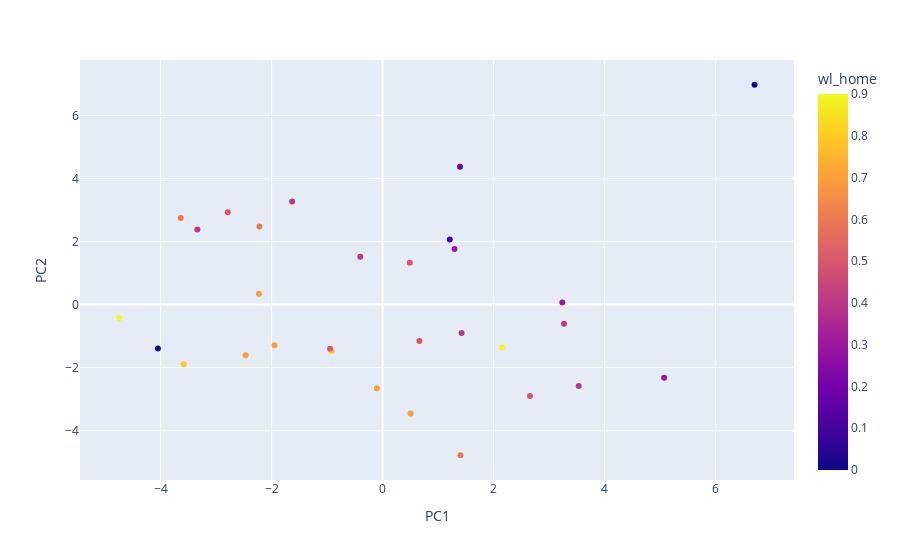
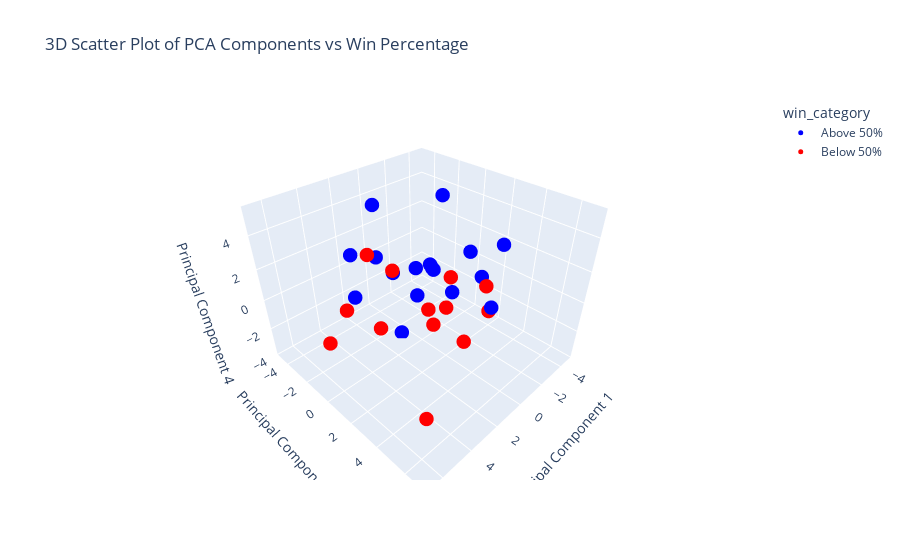

Notebook code for these charts, in order:
### Markdown cell above
Observing the Scree plot give us insight towards the Principal Components that contribute the highest percentage of variance in general. It's important to note that this is general variance, not variance directly pertaining towards the win or loss of the home team. 

Conversely, the printed correlations are tied directly to the win or loss of the home team for each Principal Component. As we can see, the most explanatory principal component is PC1, which is negatively correlated with the win or loss of the home team. Meaning, if there is a high value for PC1 in a given game, that game lends itself to being more likely to having been a loss for the home team. While other factors such as PC2 and PC6 are among the higher correlated PC's with W/L, their correlation contstant is not nearly as dominant as PC1's.

It's important to note, this is data collected after the fact. Since our model is looking to predict the outcome of games, these statistics can't necessarily help us as we have no indication as to how these features will play out in a given game. However, there is some merit into observing the cumulative of these values leading up to each game. If a team is consistently putting up high contributions towards the PC1 feature, for example, we could therefore assume it is less likely they will win their following game.

### Code cell
filtered_df = gameDataframe[gameDataframe['game_date'].dt.year >= 2023]
# print(filtered_df)
filtered_df['wl_home'] = filtered_df['wl_home'].map({'W': 1, 'L': 0})
filtered_df = filtered_df.reset_index(drop=True)
filtered_df = filtered_df.sort_values(by='game_date')
# hometeam_df = filtered_df.groupby('team_name_home')


mean_last_10_games = (
    filtered_df.groupby('team_name_home')
    .apply(lambda x: x.tail(10).select_dtypes(include='number').mean())  # Get the mean of the last 10 games per team
    .drop(columns=['season_id','team_id_home','game_id'])
    .reset_index(drop = True)
    # .drop(columns=['wl_home'])  # Optional: Drop 'wl_home' if it's not needed in the result
)

# print(mean_last_10_games)
correlations = mean_last_10_games.corr()['wl_home'].sort_values(ascending=False)
# print(correlations)
# remainingFeatures = correlations[correlations > .15].index #indexes of all features with a correlations above 15 percent towards the win or loss of a home team
# print(remainingFeatures)

scaler = StandardScaler()
reducedData = mean_last_10_games.drop(columns=['wl_home'])
reducedData = reducedData.dropna()
scaledData = scaler.fit_transform(reducedData)
pca = PCA()
pcaData = pca.fit_transform(scaledData)

percentVar = np.round(pca.explained_variance_ratio_[:12]*100,decimals= 1)
labels = ['PC' + str(x) for x in range(1,13)]
plt.bar(x = range(1,13),height=percentVar,tick_label = labels)
plt.ylabel('Percentage of Explained Variance')
plt.xlabel('Principal Component')
plt.title('Scree Plot')

pca_df = pd.DataFrame(pcaData, columns=[f'PC{i+1}' for i in range(pcaData.shape[1])]) #top 10 principal components account for ~90% variance 
pca_df['wl_home'] = mean_last_10_games['wl_home']
# print(pca_df)
pcacorrelations_with_win = pca_df.corr()['wl_home'].drop('wl_home').sort_values(ascending=False)
# print(filtered_df['wl_home'])
# print(pca_df)
# print(pcacorrelations_with_win)

plt.figure(figsize=(10, 6))
plt.bar(pcacorrelations_with_win.index, pcacorrelations_with_win.values, color='skyblue')
plt.axhline(0, color='black', linewidth=0.8, linestyle='--')
plt.title('Correlation of Principal Components with Winning')
plt.xlabel('Principal Components')
plt.ylabel('Correlation with Winning (wl_home)')
plt.xticks(rotation=45)  # Rotate x labels for better readability
plt.tight_layout()
plt.show()

pca_df['win_category'] = np.where(pca_df['wl_home'] >= 0.5, 'Above 50%', 'Below 50%')

# fig = px.scatter_3d(pca_df, x='PC1', y='PC2', z='PC4', color='wl_home',
#                     labels={'wl_home': 'Win Percentage'},
#                     title='3D Scatter Plot of PCA Components vs Win Percentage',
#                     color_continuous_scale=px.colors.sequential.Viridis)

fig = px.scatter(pca_df,x = 'PC1', y= 'PC2', color = 'wl_home')
fig.show()

# 3D Scatter Plot using Plotly with 2 color categories
fig = px.scatter_3d(pca_df, x='PC1', y='PC2', z='PC4', color='win_category',
                    color_discrete_map={'Above 50%': 'blue', 'Below 50%': 'red'},
                    title='3D Scatter Plot of PCA Components vs Win Percentage')

# Update layout for better readability
fig.update_traces(marker=dict(size=5))  # Adjust marker size if needed
fig.update_layout(scene=dict(
    xaxis_title='Principal Component 1',
    yaxis_title='Principal Component 2',
    zaxis_title='Principal Component 4',
))

fig.show()

### Figure 1 — Plotly figure (JSON) as saved in the notebook; plotly's stock layout.template omitted (floating-point values rounded to 4 significant figures)
{"data": [{"hovertemplate": "PC1=%{x}<br>PC2=%{y}<br>wl_home=%{marker.color}<extra></extra>", "legendgroup": "", "marker": {"color": [0.6, 0.4, 0.4, 0.2, 0.4, 0.5, 0.3, 0.9, 0.1, 0.7, 0.5, 0.3, 0.5, 0.8, 0.8, 0.6, 0.5, 0.3, 0.7, 0.7, 0.7, 0.5, 0.6, 0.7, 0, 0.4, 0.4, 0, 0.9, 0.4], "coloraxis": "coloraxis", "symbol": "circle"}, "mode": "markers", "name": "", "orientation": "v", "showlegend": false, "type": "scatter", "x": [1.404, -3.339, -1.631, 1.395, -0.4024, -2.791, 3.239, -4.743, 1.211, -0.1028, 0.4894, 5.075, 0.6624, -3.584, -0.9144, -3.64, 2.655, 1.296, -1.95, -2.469, 0.5051, -0.9466, -2.22, -2.229, 6.704, 3.269, 3.535, -4.05, 2.149, 1.423], "xaxis": "x", "y": [-4.781, 2.382, 3.267, 4.369, 1.517, 2.929, 0.068, -0.4309, 2.063, -2.655, 1.328, -2.319, -1.155, -1.891, -1.475, 2.747, -2.905, 1.759, -1.289, -1.612, -3.454, -1.402, 2.479, 0.3437, 6.971, -0.6134, -2.585, -1.393, -1.359, -0.9008], "yaxis": "y"}], "layout": {"coloraxis": {"colorbar": {"title": {"text": "wl_home"}}, "colorscale": [[0, "#0d0887"], [0.1111, "#46039f"], [0.2222, "#7201a8"], [0.3333, "#9c179e"], [0.4444, "#bd3786"], [0.5556, "#d8576b"], [0.6667, "#ed7953"], [0.7778, "#fb9f3a"], [0.8889, "#fdca26"], [1, "#f0f921"]]}, "legend": {"tracegroupgap": 0}, "margin": {"t": 60}, "xaxis": {"anchor": "y", "domain": [0, 1], "title": {"text": "PC1"}}, "yaxis": {"anchor": "x", "domain": [0, 1], "title": {"text": "PC2"}}}}

### Figure 2 — Plotly figure (JSON) as saved in the notebook; plotly's stock layout.template omitted (floating-point values rounded to 4 significant figures)
{"data": [{"hovertemplate": "win_category=Above 50%<br>PC1=%{x}<br>PC2=%{y}<br>PC4=%{z}<extra></extra>", "legendgroup": "Above 50%", "marker": {"color": "blue", "size": 5, "symbol": "circle"}, "mode": "markers", "name": "Above 50%", "scene": "scene", "showlegend": true, "type": "scatter3d", "x": [1.404, -2.791, -4.743, -0.1028, 0.4894, 0.6624, -3.584, -0.9144, -3.64, 2.655, -1.95, -2.469, 0.5051, -0.9466, -2.22, -2.229, 2.149], "y": [-4.781, 2.929, -0.4309, -2.655, 1.328, -1.155, -1.891, -1.475, 2.747, -2.905, -1.289, -1.612, -3.454, -1.402, 2.479, 0.3437, -1.359], "z": [0.6508, -1.438, 0.1456, -0.3469, 1.967, -3.728, 3.887, 0.17, 2.372, -0.9092, 0.04941, -0.5804, 0.6802, -1.827, 0.78, -1.347, 5.301]}, {"hovertemplate": "win_category=Below 50%<br>PC1=%{x}<br>PC2=%{y}<br>PC4=%{z}<extra></extra>", "legendgroup": "Below 50%", "marker": {"color": "red", "size": 5, "symbol": "circle"}, "mode": "markers", "name": "Below 50%", "scene": "scene", "showlegend": true, "type": "scatter3d", "x": [-3.339, -1.631, 1.395, -0.4024, 3.239, 1.211, 5.075, 1.296, 6.704, 3.269, 3.535, -4.05, 1.423], "y": [2.382, 3.267, 4.369, 1.517, 0.068, 2.063, -2.319, 1.759, 6.971, -0.6134, -2.585, -1.393, -0.9008], "z": [-2.297, 0.8213, -0.561, -0.9096, -1.147, -0.9016, -2.588, 0.00843, 0.36, 3.219, -1.219, -1.928, 1.315]}], "layout": {"legend": {"title": {"text": "win_category"}, "tracegroupgap": 0}, "scene": {"domain": {"x": [0, 1], "y": [0, 1]}, "xaxis": {"title": {"text": "Principal Component 1"}}, "yaxis": {"title": {"text": "Principal Component 2"}}, "zaxis": {"title": {"text": "Principal Component 4"}}}, "title": {"text": "3D Scatter Plot of PCA Components vs Win Percentage"}}}
